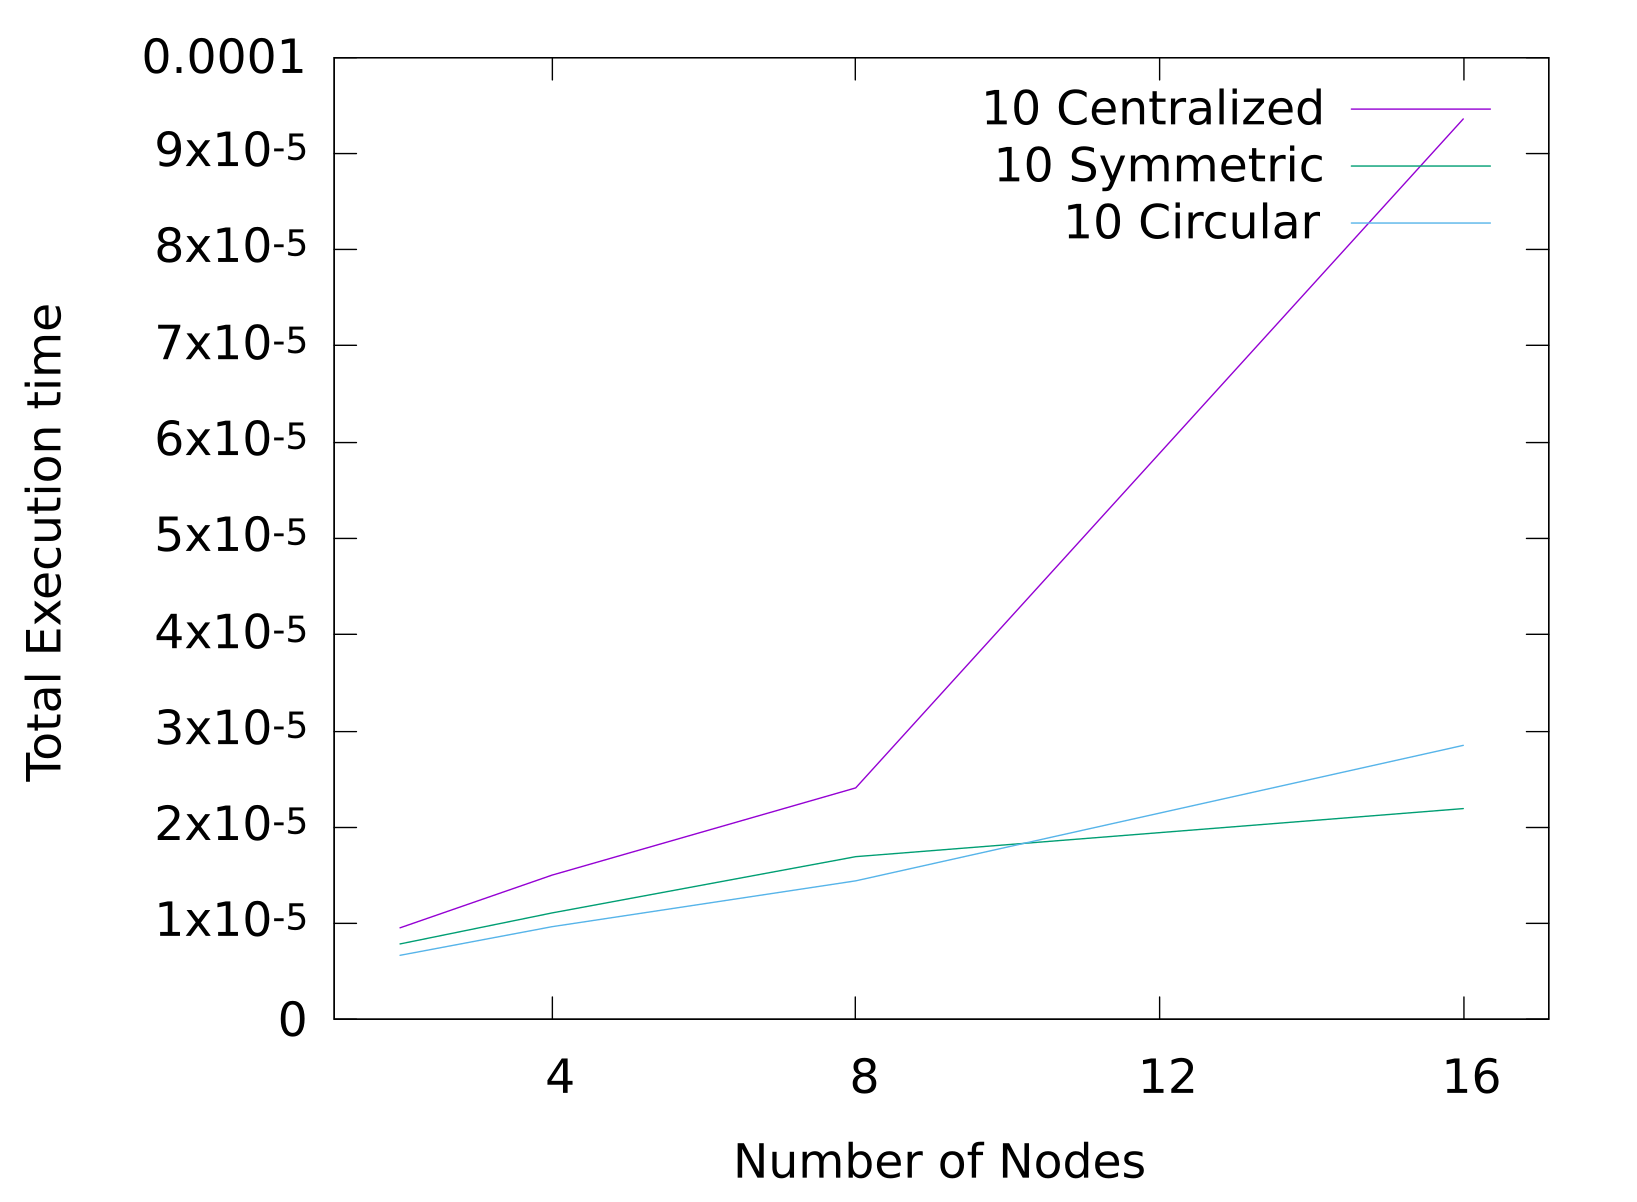

This figure's gnuplot source:
#!/usr/bin/gnuplot -persist
#
#    
#    	G N U P L O T
#    	Version 5.2 patchlevel 2    last modified 2017-11-15 
#    
#    	Copyright (C) 1986-1993, 1998, 2004, 2007-2017
#    	Thomas Williams, Colin Kelley and many others
#    
#    	gnuplot home:     http://www.gnuplot.info
#    	faq, bugs, etc:   type "help FAQ"
#    	immediate help:   type "help"  (plot window: hit 'h')
# set terminal qt 0 font "Sans,9"
# set output
unset clip points
set clip one
unset clip two
set errorbars front 1.000000 
set border 31 front lt black linewidth 1.000 dashtype solid
set zdata 
set ydata 
set xdata 
set y2data 
set x2data 
set boxwidth
set style fill  empty border
set style rectangle back fc  bgnd fillstyle   solid 1.00 border lt -1
set style circle radius graph 0.02 
set style ellipse size graph 0.05, 0.03 angle 0 units xy
set dummy x, y
set format x "% h" 
set format y "% h" 
set format x2 "% h" 
set format y2 "% h" 
set format z "% h" 
set format cb "% h" 
set format r "% h" 
set ttics format "% h"
set timefmt "%d/%m/%y,%H:%M"
set angles radians
set tics back
unset grid
unset raxis
set theta counterclockwise right
set style parallel front  lt black linewidth 2.000 dashtype solid
set key title "" center
set key fixed right top vertical Right noreverse enhanced autotitle nobox
set key noinvert samplen 4 spacing 1 width 0 height 0 
set key maxcolumns 0 maxrows 0
set key noopaque
unset label
unset arrow
set style increment default
unset style line
unset style arrow
set style histogram clustered gap 2 title textcolor lt -1
unset object
set style textbox transparent margins  1.0,  1.0 border  lt -1 linewidth  1.0
set offsets 0, 0, 0, 0
set pointsize 1
set pointintervalbox 1
set encoding default
unset polar
unset parametric
unset decimalsign
unset micro
unset minussign
set view 60, 30, 1, 1
set view azimuth 0
set rgbmax 255
set samples 100, 100
set isosamples 10, 10
set surface 
unset contour
set cntrlabel  format '%8.3g' font '' start 5 interval 20
set mapping cartesian
set datafile separator whitespace
unset hidden3d
set cntrparam order 4
set cntrparam linear
set cntrparam levels auto 5
set cntrparam points 5
set size ratio 0 1,1
set origin 0,0
set style data points
set style function lines
unset xzeroaxis
unset yzeroaxis
unset zzeroaxis
unset x2zeroaxis
unset y2zeroaxis
set xyplane relative 0.5
set tics scale  1, 0.5, 1, 1, 1
set mxtics default
set mytics default
set mztics default
set mx2tics default
set my2tics default
set mcbtics default
set mrtics default
set nomttics
set xtics border in scale 1,0.5 mirror norotate  autojustify
set xtics  norangelimit 4
set ytics border in scale 1,0.5 mirror norotate  autojustify
set ytics  norangelimit 1e-05
set ztics border in scale 1,0.5 nomirror norotate  autojustify
set ztics  norangelimit autofreq 
unset x2tics
unset y2tics
set cbtics border in scale 1,0.5 mirror norotate  autojustify
set cbtics  norangelimit autofreq 
set rtics axis in scale 1,0.5 nomirror norotate  autojustify
set rtics  norangelimit autofreq 
unset ttics
set title "" 
set title  font "" norotate
set timestamp bottom 
set timestamp "" 
set timestamp  font "" norotate
set trange [ * : * ] noreverse nowriteback
set urange [ * : * ] noreverse nowriteback
set vrange [ * : * ] noreverse nowriteback
set xlabel "Number of Nodes" 
set xlabel  font "" textcolor lt -1 norotate
set x2label "" 
set x2label  font "" textcolor lt -1 norotate
set xrange [ 1.13199 : 17.1320 ] noreverse nowriteback
set x2range [ 2.99049 : 16.9905 ] noreverse nowriteback
set ylabel "Total Execution time" 
set ylabel  font "" textcolor lt -1 rotate
set y2label "" 
set y2label  font "" textcolor lt -1 rotate
set yrange [ -3.64224e-19 : 0.000100000 ] noreverse nowriteback
set y2range [ 3.09944e-06 : 2.21729e-05 ] noreverse nowriteback
set zlabel "" 
set zlabel  font "" textcolor lt -1 norotate
set zrange [ * : * ] noreverse nowriteback
set cblabel "" 
set cblabel  font "" textcolor lt -1 rotate
set cbrange [ * : * ] noreverse nowriteback
set rlabel "" 
set rlabel  font "" textcolor lt -1 norotate
set rrange [ * : * ] noreverse nowriteback
unset logscale
unset jitter
set zero 1e-08
set lmargin  -1
set bmargin  -1
set rmargin  -1
set tmargin  -1
set locale "sv_SE.UTF-8"
set pm3d explicit at s
set pm3d scansautomatic
set pm3d interpolate 1,1 flush begin noftriangles noborder corners2color mean
set pm3d nolighting
set palette positive nops_allcF maxcolors 0 gamma 1.5 color model RGB 
set palette rgbformulae 7, 5, 15
set colorbox default
set colorbox vertical origin screen 0.9, 0.2 size screen 0.05, 0.6 front  noinvert bdefault
set style boxplot candles range  1.50 outliers pt 7 separation 1 labels auto unsorted
set loadpath 
set fontpath 
set psdir
set fit brief errorvariables nocovariancevariables errorscaling prescale nowrap v5
GNUTERM = "qt"
## Last datafile plotted: "circular.csv"
plot "centralized.csv" u 1:3 title "10 Centralized" w lines, "symmetric.csv" u 1:3 title "10 Symmetric" w lines, "circular.csv" u 1:3 title "10 Circular" w lines
#    EOF
